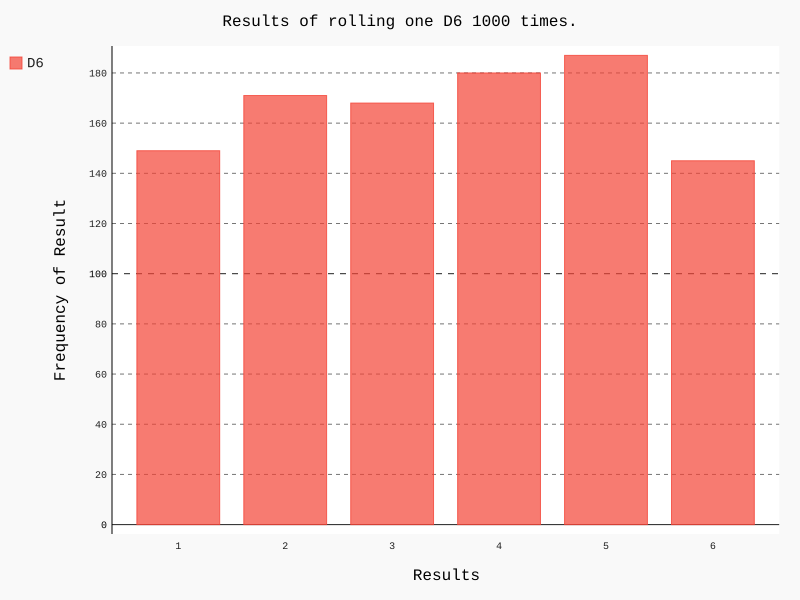

Here is the Python script that generated this plot:
import pygal
from die import Die


def main(argv=None):
    if argv is None:
        argv = None
        pass


    die = Die()

    results = []
    for roll_num in range(1000):
        result = die.roll()
        results.append(result)

    frequencies = []
    for value in range(1, die.num_sides+1):
        frequency = results.count(value)
        frequencies.append(frequency)

    print(frequencies)

    hist = pygal.Bar()

    hist.title = "Results of rolling one D6 1000 times."
    hist.x_labels = ['1', '2', '3', '4', '5', '6']
    hist.x_title = "Results"
    hist.y_title = "Frequency of Result"

    hist.add('D6', frequencies)
    hist.render_to_file('die_visual.svg')


    return 0


if __name__ == '__main__':
    main()
